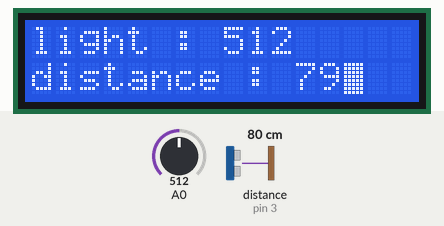
This sketch was run on a simulated Arduino Uno, built with avr-gcc and run on an emulated ATmega328P. On the bench: 16×2 character LCD. Wiring (inferred from the names in the program): ultrasonic range finder: trigger pin 2; echo pin 3. The test bench sets the inputs (shaded band); at power-on: distance to the obstacle (sensor on pin 3) 80 cm, A0 = 512. The echo pulse lasts 58.3 µs per cm.

Above: at 1.2 s.
1.3 s: distance to the obstacle (sensor on pin 3) set to 2 cm
At 2.9 s:
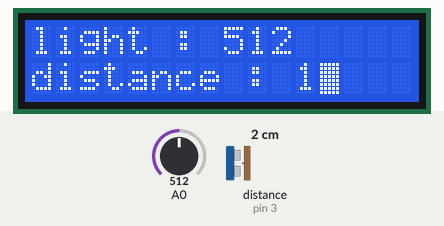
5.4 s: A0 set to 716
At 6.7 s:
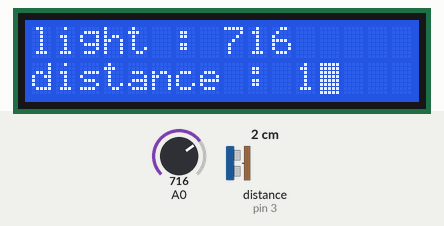
7.7 s: distance to the obstacle (sensor on pin 3) set to 4 cm
At 9.0 s:
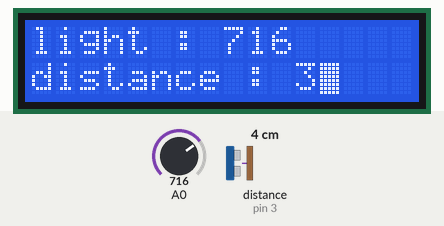
9.8 s: A0 set to 900
At 11.1 s:
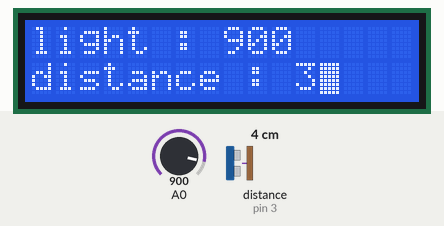
11.8 s: distance to the obstacle (sensor on pin 3) set to 9 cm
At 13.2 s:
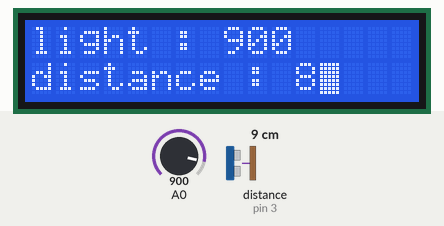
13.9 s: A0 set to 1023
At 15.2 s:
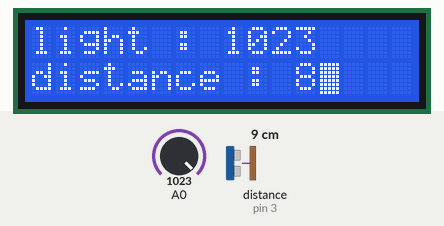
Timing chart, 0 to 16.9 s (numbered marks = the images above; inputs shaded):
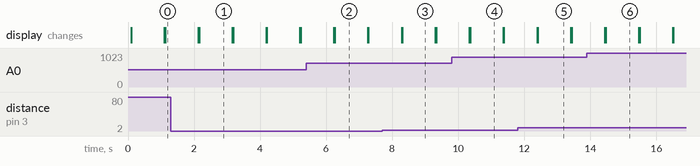

Measured:
- what the display in image 1 shows lasts 1.0 s, from 2.2 s to 3.2 s

The sketch:

LCD_CDS.ino
```cpp
#include <Wire.h>
#include <LiquidCrystal_I2C.h>

LiquidCrystal_I2C lcd(0x27, 16, 2);

int trig_pin = 2;
int echo_pin = 3;

void setup() {
  // put your setup code here, to run once:
  lcd.begin();
  lcd.backlight();
  lcd.cursor();
  lcd.blink();
  lcd.home();

  pinMode(trig_pin, OUTPUT);
  pinMode(echo_pin, INPUT);
}

void loop() {
  // put your main code here, to run repeatedly:

  int light = analogRead(A0);
  lcd.print("light : ");
  lcd.print(light);

  lcd.setCursor(0,1);
  lcd.print("distance : ");

  lcd.print(getDistance(trig_pin, echo_pin));
  delay(1000);

  lcd.clear();
}

long getDistance(int aTrig_pin, int aEcho_pin){
  digitalWrite(aTrig_pin, HIGH);
  delayMicroseconds(10);
  digitalWrite(aTrig_pin, LOW);
  long duration = pulseIn(aEcho_pin,HIGH);
  long distance = duration/58.2;
  return distance;
}
```
